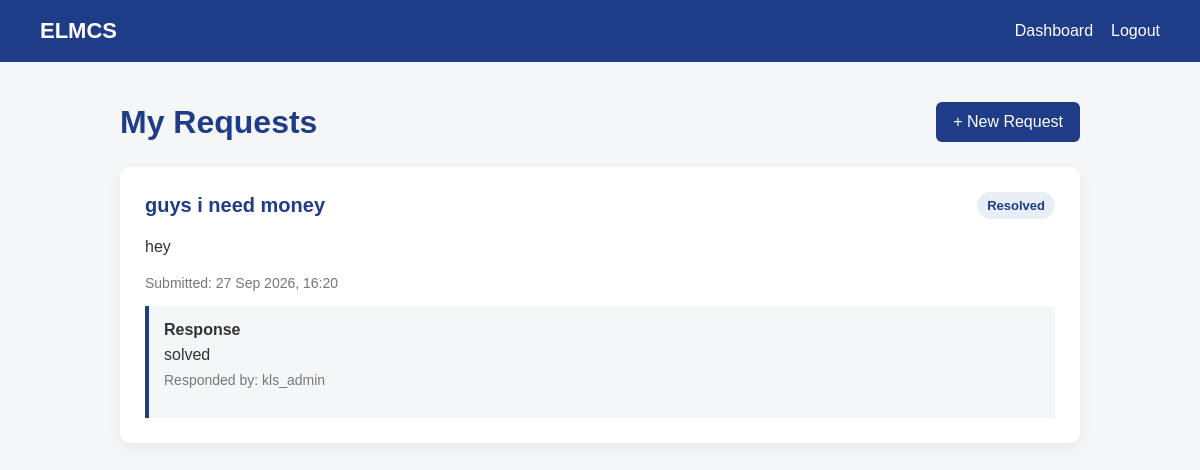
/communications/requests/ (signed in), run on the app's committed database.
### communications/models.py (models this page shows, shortened)
class Request(models.Model):
    class Status(models.TextChoices):
        PENDING = 'PENDING', 'Pending'
        IN_PROGRESS = 'IN_PROGRESS', 'In Progress'
        RESOLVED = 'RESOLVED', 'Resolved'
        REJECTED = 'REJECTED', 'Rejected'
    expatriate = models.ForeignKey(
        'expatriates.Expatriate',
        on_delete=models.CASCADE,
        related_name='requests'
    )
    subject = models.CharField(max_length=200)
    description = models.TextField()
    status = models.CharField(
        max_length=20,
        choices=Status.choices,
        default=Status.PENDING
    )
    response = models.TextField(
        blank=True
    )
    responded_by = models.ForeignKey(
        settings.AUTH_USER_MODEL,
        on_delete=models.SET_NULL,
        null=True,
        blank=True,
        related_name='handled_requests'
    )
    created_at = models.DateTimeField(
        auto_now_add=True
    )
    updated_at = models.DateTimeField(
        auto_now=True
    )

### accounts/models.py (models this page shows, shortened)
class User(AbstractUser):
    class Role(models.TextChoices):
        EXPATRIATE = 'EXPATRIATE', 'Expatriate'
        AGENCY = 'AGENCY', 'Agency'
        GOVERNMENT = 'GOVERNMENT', 'Government Officer'
    role = models.CharField(
        max_length=20,
        choices=Role.choices,
        default=Role.EXPATRIATE
    )

### communications/views.py (the view)
@login_required
def my_requests(request):
    expatriate = request.user.expatriate_profile
    requests = expatriate.requests.all().order_by(
        '-created_at'
    )
    return render(
        request,
        'communications/my_requests.html',
        {
            'requests': requests,
        }
    )

### communications/templates/communications/my_requests.html (shortened to what this page needs)
<!DOCTYPE html>
<html lang="en">
<head>
</head>
<body>
<nav class="navbar">
    <div class="brand">
        ELMCS
    </div>
    <div class="nav-links">
        <a href="{% url 'dashboard' %}">
            Dashboard
        </a>
        <a href="{% url 'logout' %}">
            Logout
        </a>
    </div>
</nav>
<main class="container">
    <div class="header">
        <h1>
            My Requests
        </h1>
        <a
            href="{% url 'create_request' %}"
            class="button"
        >
            + New Request
        </a>
    </div>
    {% if requests %}
        {% for request_item in requests %}
            <div class="request-card">
                <div class="request-header">
                    <h2>
                        {{ request_item.subject }}
                    </h2>
                    <span class="status">
                        {{ request_item.get_status_display }}
                    </span>
                </div>
                <div class="description">
                    {{ request_item.description }}
                </div>
                <div class="meta">
                    Submitted:
                    {{ request_item.created_at|date:"d M Y, H:i" }}
                </div>
                {% if request_item.response %}
                    <div class="response">
                        <strong>
                            Response
                        </strong>
                        {{ request_item.response }}
                        {% if request_item.responded_by %}
                            <div class="meta" style="margin-top: 8px;">
                                Responded by:
                                {{ request_item.responded_by.get_full_name|default:request_item.responded_by.username }}
                            </div>
                        {% endif %}
                    </div>
                {% else %}
                    <div class="meta">
                        No response yet.
                    </div>
                {% endif %}
            </div>
        {% endfor %}
    {% endif %}
</main>
</body>
</html>

### communications/templates/communications/my_requests.html (style rules this page uses)
* { box-sizing: border-box; margin: 0; padding: 0; }
body { font-family: Arial, sans-serif; background: #f4f6f8; color: #333; }
.navbar { background: #1f3c88; color: white; padding: 18px 40px; display: flex; justify-content: space-between; align-items: center; }
.brand { font-size: 22px; font-weight: bold; }
.nav-links { display: flex; gap: 18px; }
.nav-links a { color: white; text-decoration: none; }
.container { max-width: 1000px; margin: 40px auto; padding: 0 20px; }
.header { display: flex; justify-content: space-between; align-items: center; margin-bottom: 25px; gap: 15px; }
.header h1 { color: #1f3c88; }
.button { background: #1f3c88; color: white; text-decoration: none; padding: 11px 17px; border-radius: 6px; }
.request-card { background: white; padding: 25px; border-radius: 10px; margin-bottom: 18px; box-shadow: 0 4px 15px rgba(0, 0, 0, 0.06); }
.request-header { display: flex; justify-content: space-between; align-items: center; gap: 15px; margin-bottom: 15px; }
.request-header h2 { color: #1f3c88; font-size: 20px; }
.status { padding: 6px 10px; border-radius: 20px; background: #e9edf5; color: #1f3c88; font-size: 13px; font-weight: bold; }
.description { line-height: 1.6; margin-bottom: 15px; }
.meta { color: #777; font-size: 14px; margin-bottom: 15px; }
.response { background: #f4f6f8; padding: 15px; border-left: 4px solid #1f3c88; margin-top: 15px; }
.response strong { display: block; margin-bottom: 7px; }

### data on the page
Request: subject "guys i need money", status "Resolved", description "hey", created_at "27 Sep 2026, 16:20", response "solved", responded_by.get_full_name "kls_admin"
